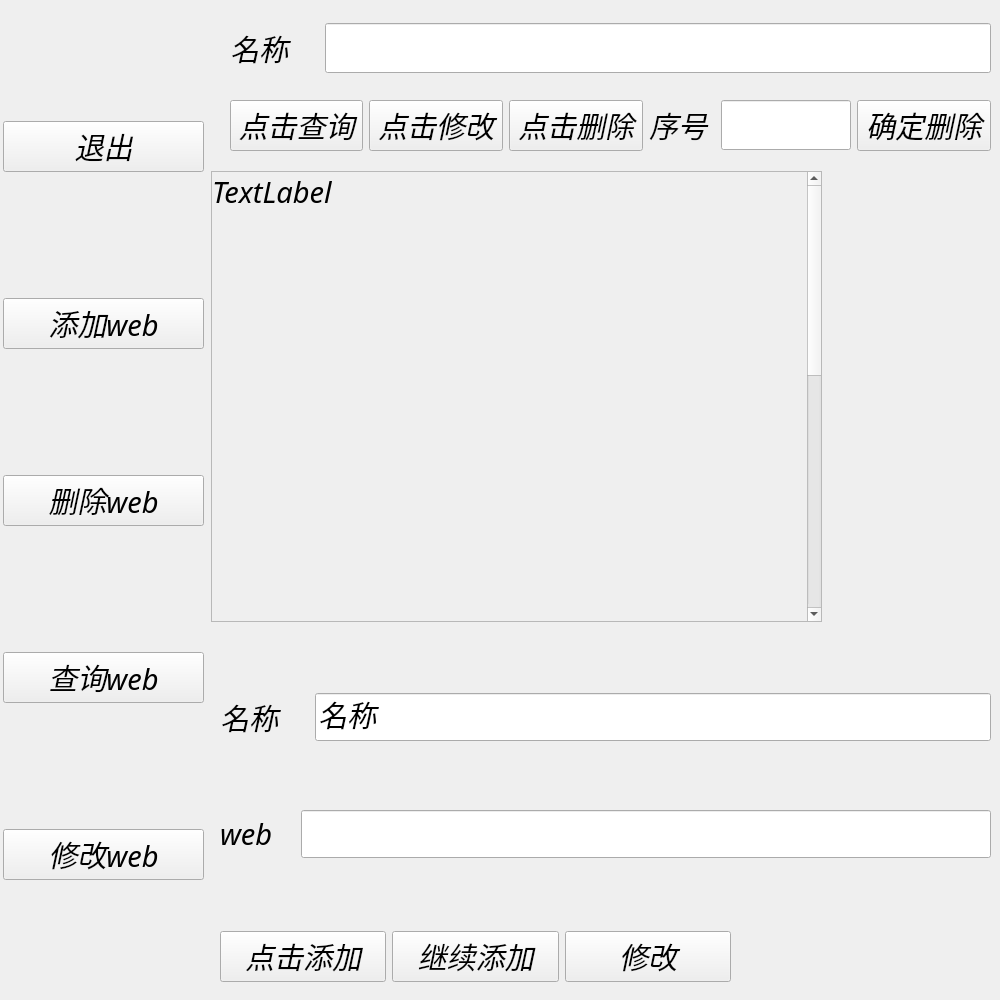
<?xml version="1.0" encoding="UTF-8"?>
<ui version="4.0">
 <class>Form</class>
 <widget class="QWidget" name="Form">
  <property name="geometry">
   <rect>
    <x>0</x>
    <y>0</y>
    <width>1000</width>
    <height>1000</height>
   </rect>
  </property>
  <property name="windowTitle">
   <string>web</string>
  </property>
  <widget class="QScrollArea" name="scrollArea">
   <property name="geometry">
    <rect>
     <x>211</x>
     <y>171</y>
     <width>611</width>
     <height>451</height>
    </rect>
   </property>
   <property name="widgetResizable">
    <bool>true</bool>
   </property>
   <widget class="QWidget" name="scrollAreaWidgetContents">
    <property name="geometry">
     <rect>
      <x>0</x>
      <y>0</y>
      <width>596</width>
      <height>1000</height>
     </rect>
    </property>
    <property name="minimumSize">
     <size>
      <width>0</width>
      <height>1000</height>
     </size>
    </property>
    <widget class="QLabel" name="label_word">
     <property name="geometry">
      <rect>
       <x>0</x>
       <y>0</y>
       <width>591</width>
       <height>2000</height>
      </rect>
     </property>
     <property name="font">
      <font>
       <family>得意黑</family>
       <pointsize>22</pointsize>
       <italic>true</italic>
      </font>
     </property>
     <property name="text">
      <string>TextLabel</string>
     </property>
     <property name="alignment">
      <set>Qt::AlignLeading|Qt::AlignLeft|Qt::AlignTop</set>
     </property>
     <property name="wordWrap">
      <bool>true</bool>
     </property>
     <property name="textInteractionFlags">
      <set>Qt::LinksAccessibleByMouse|Qt::TextSelectableByMouse</set>
     </property>
    </widget>
   </widget>
  </widget>
  <widget class="QWidget" name="widget_del" native="true">
   <property name="geometry">
    <rect>
     <x>220</x>
     <y>10</y>
     <width>771</width>
     <height>161</height>
    </rect>
   </property>
   <widget class="QWidget" name="layoutWidget">
    <property name="geometry">
     <rect>
      <x>10</x>
      <y>10</y>
      <width>761</width>
      <height>56</height>
     </rect>
    </property>
    <layout class="QHBoxLayout" name="horizontalLayout_5">
     <item>
      <widget class="QLabel" name="label_del">
       <property name="font">
        <font>
         <family>得意黑</family>
         <pointsize>22</pointsize>
         <italic>true</italic>
        </font>
       </property>
       <property name="lineWidth">
        <number>1</number>
       </property>
       <property name="text">
        <string>名称    </string>
       </property>
      </widget>
     </item>
     <item>
      <widget class="QLineEdit" name="line_end_all">
       <property name="enabled">
        <bool>true</bool>
       </property>
       <property name="minimumSize">
        <size>
         <width>0</width>
         <height>50</height>
        </size>
       </property>
       <property name="font">
        <font>
         <family>得意黑</family>
         <pointsize>22</pointsize>
         <italic>true</italic>
        </font>
       </property>
      </widget>
     </item>
    </layout>
   </widget>
   <widget class="QWidget" name="layoutWidget_2">
    <property name="geometry">
     <rect>
      <x>10</x>
      <y>80</y>
      <width>761</width>
      <height>71</height>
     </rect>
    </property>
    <layout class="QHBoxLayout" name="horizontalLayout_6">
     <item>
      <widget class="QPushButton" name="button_end_search">
       <property name="font">
        <font>
         <family>得意黑</family>
         <pointsize>22</pointsize>
         <italic>true</italic>
        </font>
       </property>
       <property name="text">
        <string>点击查询</string>
       </property>
      </widget>
     </item>
     <item>
      <widget class="QPushButton" name="button_end_change">
       <property name="font">
        <font>
         <family>得意黑</family>
         <pointsize>22</pointsize>
         <italic>true</italic>
        </font>
       </property>
       <property name="text">
        <string>点击修改</string>
       </property>
      </widget>
     </item>
     <item>
      <widget class="QPushButton" name="button_end_del">
       <property name="font">
        <font>
         <family>得意黑</family>
         <pointsize>22</pointsize>
         <italic>true</italic>
        </font>
       </property>
       <property name="text">
        <string>点击删除</string>
       </property>
      </widget>
     </item>
     <item>
      <widget class="QLabel" name="label_code">
       <property name="font">
        <font>
         <family>得意黑</family>
         <pointsize>22</pointsize>
         <italic>true</italic>
        </font>
       </property>
       <property name="text">
        <string>序号</string>
       </property>
      </widget>
     </item>
     <item>
      <widget class="QLineEdit" name="line_code">
       <property name="minimumSize">
        <size>
         <width>0</width>
         <height>50</height>
        </size>
       </property>
       <property name="font">
        <font>
         <family>得意黑</family>
         <pointsize>20</pointsize>
         <italic>true</italic>
        </font>
       </property>
      </widget>
     </item>
     <item>
      <widget class="QPushButton" name="button_end_del_2">
       <property name="font">
        <font>
         <family>得意黑</family>
         <pointsize>22</pointsize>
         <italic>true</italic>
        </font>
       </property>
       <property name="text">
        <string>确定删除</string>
       </property>
      </widget>
     </item>
    </layout>
   </widget>
  </widget>
  <widget class="QWidget" name="layoutWidget_3">
   <property name="geometry">
    <rect>
     <x>3</x>
     <y>1</y>
     <width>201</width>
     <height>1001</height>
    </rect>
   </property>
   <layout class="QVBoxLayout" name="verticalLayout">
    <item>
     <widget class="QPushButton" name="button_exit">
      <property name="font">
       <font>
        <family>得意黑</family>
        <pointsize>22</pointsize>
        <italic>true</italic>
       </font>
      </property>
      <property name="text">
       <string>退出</string>
      </property>
     </widget>
    </item>
    <item>
     <widget class="QPushButton" name="button_add">
      <property name="font">
       <font>
        <family>得意黑</family>
        <pointsize>22</pointsize>
        <italic>true</italic>
       </font>
      </property>
      <property name="text">
       <string>添加web</string>
      </property>
     </widget>
    </item>
    <item>
     <widget class="QPushButton" name="button_del">
      <property name="font">
       <font>
        <family>得意黑</family>
        <pointsize>22</pointsize>
        <italic>true</italic>
       </font>
      </property>
      <property name="text">
       <string>删除web</string>
      </property>
     </widget>
    </item>
    <item>
     <widget class="QPushButton" name="button_search">
      <property name="font">
       <font>
        <family>得意黑</family>
        <pointsize>22</pointsize>
        <italic>true</italic>
       </font>
      </property>
      <property name="text">
       <string>查询web</string>
      </property>
     </widget>
    </item>
    <item>
     <widget class="QPushButton" name="button_change">
      <property name="font">
       <font>
        <family>得意黑</family>
        <pointsize>22</pointsize>
        <italic>true</italic>
       </font>
      </property>
      <property name="text">
       <string>修改web</string>
      </property>
     </widget>
    </item>
   </layout>
  </widget>
  <widget class="QWidget" name="widget_add" native="true">
   <property name="geometry">
    <rect>
     <x>211</x>
     <y>621</y>
     <width>801</width>
     <height>371</height>
    </rect>
   </property>
   <widget class="QWidget" name="layoutWidget_4">
    <property name="geometry">
     <rect>
      <x>9</x>
      <y>9</y>
      <width>771</width>
      <height>291</height>
     </rect>
    </property>
    <layout class="QVBoxLayout" name="verticalLayout_2">
     <item>
      <layout class="QHBoxLayout" name="horizontalLayout">
       <item>
        <widget class="QLabel" name="label_add1">
         <property name="font">
          <font>
           <family>得意黑</family>
           <pointsize>22</pointsize>
           <italic>true</italic>
          </font>
         </property>
         <property name="lineWidth">
          <number>1</number>
         </property>
         <property name="text">
          <string>名称    </string>
         </property>
        </widget>
       </item>
       <item>
        <widget class="QLineEdit" name="line_add1">
         <property name="font">
          <font>
           <family>得意黑</family>
           <pointsize>22</pointsize>
           <italic>true</italic>
          </font>
         </property>
         <property name="text">
          <string>名称</string>
         </property>
        </widget>
       </item>
      </layout>
     </item>
     <item>
      <layout class="QHBoxLayout" name="horizontalLayout_2">
       <item>
        <widget class="QLabel" name="label_add2">
         <property name="font">
          <font>
           <family>得意黑</family>
           <pointsize>22</pointsize>
           <italic>true</italic>
          </font>
         </property>
         <property name="text">
          <string>web   </string>
         </property>
        </widget>
       </item>
       <item>
        <widget class="QLineEdit" name="line_add2">
         <property name="font">
          <font>
           <family>得意黑</family>
           <pointsize>22</pointsize>
           <italic>true</italic>
          </font>
         </property>
        </widget>
       </item>
      </layout>
     </item>
    </layout>
   </widget>
   <widget class="QWidget" name="layoutWidget_5">
    <property name="geometry">
     <rect>
      <x>9</x>
      <y>300</y>
      <width>511</width>
      <height>71</height>
     </rect>
    </property>
    <layout class="QHBoxLayout" name="horizontalLayout_7">
     <item>
      <widget class="QPushButton" name="button_add_2">
       <property name="font">
        <font>
         <family>得意黑</family>
         <pointsize>22</pointsize>
         <italic>true</italic>
        </font>
       </property>
       <property name="text">
        <string>点击添加</string>
       </property>
      </widget>
     </item>
     <item>
      <widget class="QPushButton" name="button_end_add">
       <property name="font">
        <font>
         <family>得意黑</family>
         <pointsize>22</pointsize>
         <italic>true</italic>
        </font>
       </property>
       <property name="text">
        <string>继续添加</string>
       </property>
      </widget>
     </item>
     <item>
      <widget class="QPushButton" name="button_end_change_2">
       <property name="font">
        <font>
         <family>得意黑</family>
         <pointsize>22</pointsize>
         <italic>true</italic>
        </font>
       </property>
       <property name="text">
        <string>修改</string>
       </property>
      </widget>
     </item>
    </layout>
   </widget>
  </widget>
 </widget>
 <resources/>
 <connections/>
</ui>
